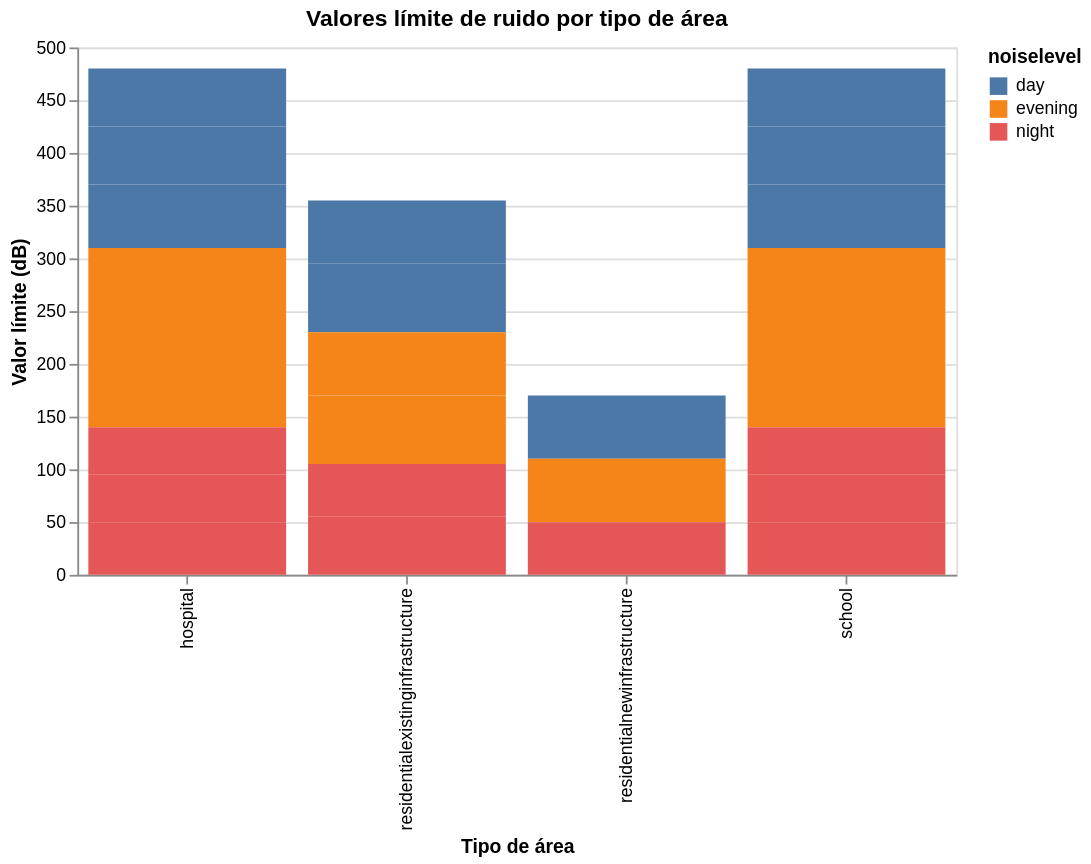

The notebook cell this image was saved under:
### Code cell
##Visualización 1 — Valores límite por tipo de área

valores_limite_tipo_area = alt.Chart(df_03).mark_bar().encode(
    x=alt.X("areatype:N", title="Tipo de área"),
    y=alt.Y("limitvalue:Q", title="Valor límite (dB)"),
    color="noiselevel:N",
    tooltip=["areatype","noiselevel","limitvalue"]
).properties(
    width=500,
    height=300,
    title="Valores límite de ruido por tipo de área"
)

valores_limite_tipo_area

### Figure 1 — Vega-Lite specification as saved in the notebook (floating-point values rounded to 4 significant figures)
{"$schema": "https://vega.github.io/schema/vega-lite/v5.20.1.json", "config": {"view": {"continuousHeight": 300, "continuousWidth": 300}}, "data": {"name": "data-5453dbda65843250310731f44913a2ff"}, "datasets": {"data-5453dbda65843250310731f44913a2ff": [{"areatype": "hospital", "explanation": "This is not a limit value but rather an Acoustic Quality Objective for existing urbanized areas", "limitvalue": 60, "limitvaluedefined": "yes", "limitvaluedefined_bool": true, "noiselevel": "day", "noiselevelindicator": "lday", "noiselimitreportid_identifier": "LR_ES_00_01", "noisesource": "allsources", "status": "inforce"}, {"areatype": "hospital", "explanation": "This is not a limit value but rather an Acoustic Quality Objective for existing urbanized areas", "limitvalue": 60, "limitvaluedefined": "yes", "limitvaluedefined_bool": true, "noiselevel": "evening", "noiselevelindicator": "levening", "noiselimitreportid_identifier": "LR_ES_00_01", "noisesource": "allsources", "status": "inforce"}, {"areatype": "hospital", "explanation": "This is not a limit value but rather an Acoustic Quality Objective for existing urbanized areas", "limitvalue": 50, "limitvaluedefined": "yes", "limitvaluedefined_bool": true, "noiselevel": "night", "noiselevelindicator": "lnight", "noiselimitreportid_identifier": "LR_ES_00_01", "noisesource": "allsources", "status": "inforce"}, {"areatype": "school", "explanation": "This is not a limit value but rather an Acoustic Quality Objective for existing urbanized areas", "limitvalue": 60, "limitvaluedefined": "yes", "limitvaluedefined_bool": true, "noiselevel": "day", "noiselevelindicator": "lday", "noiselimitreportid_identifier": "LR_ES_00_01", "noisesource": "allsources", "status": "inforce"}, {"areatype": "school", "explanation": "This is not a limit value but rather an Acoustic Quality Objective for existing urbanized areas", "limitvalue": 60, "limitvaluedefined": "yes", "limitvaluedefined_bool": true, "noiselevel": "evening", "noiselevelindicator": "levening", "noiselimitreportid_identifier": "LR_ES_00_01", "noisesource": "allsources", "status": "inforce"}, {"areatype": "school", "explanation": "This is not a limit value but rather an Acoustic Quality Objective for existing urbanized areas", "limitvalue": 50, "limitvaluedefined": "yes", "limitvaluedefined_bool": true, "noiselevel": "night", "noiselevelindicator": "lnight", "noiselimitreportid_identifier": "LR_ES_00_01", "noisesource": "allsources", "status": "inforce"}, {"areatype": "residentialexistinginfrastructure", "explanation": "This is not a limit value but rather an Acoustic Quality Objective for existing urbanized areas", "limitvalue": 65, "limitvaluedefined": "yes", "limitvaluedefined_bool": true, "noiselevel": "day", "noiselevelindicator": "lday", "noiselimitreportid_identifier": "LR_ES_00_01", "noisesource": "allsources", "status": "inforce"}, {"areatype": "residentialexistinginfrastructure", "explanation": "This is not a limit value but rather an Acoustic Quality Objective for existing urbanized areas", "limitvalue": 65, "limitvaluedefined": "yes", "limitvaluedefined_bool": true, "noiselevel": "evening", "noiselevelindicator": "levening", "noiselimitreportid_identifier": "LR_ES_00_01", "noisesource": "allsources", "status": "inforce"}, {"areatype": "residentialexistinginfrastructure", "explanation": "This is not a limit value but rather an Acoustic Quality Objective for existing urbanized areas", "limitvalue": 55, "limitvaluedefined": "yes", "limitvaluedefined_bool": true, "noiselevel": "night", "noiselevelindicator": "lnight", "noiselimitreportid_identifier": "LR_ES_00_01", "noisesource": "allsources", "status": "inforce"}, {"areatype": "hospital", "explanation": "This is not a limit value but rather an Acoustic Quality Objective for new urbanized areas.", "limitvalue": 55, "limitvaluedefined": "yes", "limitvaluedefined_bool": true, "noiselevel": "day", "noiselevelindicator": "lday", "noiselimitreportid_identifier": "LR_ES_00_02", "noisesource": "allsources", "status": "inforce"}, {"areatype": "hospital", "explanation": "This is not a limit value but rather an Acoustic Quality Objective for new urbanized areas.", "limitvalue": 55, "limitvaluedefined": "yes", "limitvaluedefined_bool": true, "noiselevel": "evening", "noiselevelindicator": "levening", "noiselimitreportid_identifier": "LR_ES_00_02", "noisesource": "allsources", "status": "inforce"}, {"areatype": "hospital", "explanation": "This is not a limit value but rather an Acoustic Quality Objective for new urbanized areas.", "limitvalue": 45, "limitvaluedefined": "yes", "limitvaluedefined_bool": true, "noiselevel": "night", "noiselevelindicator": "lnight", "noiselimitreportid_identifier": "LR_ES_00_02", "noisesource": "allsources", "status": "inforce"}, {"areatype": "school", "explanation": "This is not a limit value but rather an Acoustic Quality Objective for new urbanized areas.", "limitvalue": 55, "limitvaluedefined": "yes", "limitvaluedefined_bool": true, "noiselevel": "day", "noiselevelindicator": "lday", "noiselimitreportid_identifier": "LR_ES_00_02", "noisesource": "allsources", "status": "inforce"}, {"areatype": "school", "explanation": "This is not a limit value but rather an Acoustic Quality Objective for new urbanized areas.", "limitvalue": 55, "limitvaluedefined": "yes", "limitvaluedefined_bool": true, "noiselevel": "evening", "noiselevelindicator": "levening", "noiselimitreportid_identifier": "LR_ES_00_02", "noisesource": "allsources", "status": "inforce"}, {"areatype": "school", "explanation": "This is not a limit value but rather an Acoustic Quality Objective for new urbanized areas.", "limitvalue": 45, "limitvaluedefined": "yes", "limitvaluedefined_bool": true, "noiselevel": "night", "noiselevelindicator": "lnight", "noiselimitreportid_identifier": "LR_ES_00_02", "noisesource": "allsources", "status": "inforce"}, {"areatype": "residentialnewinfrastructure", "explanation": "This is not a limit value but rather an Acoustic Quality Objective for new urbanized areas.", "limitvalue": 60, "limitvaluedefined": "yes", "limitvaluedefined_bool": true, "noiselevel": "day", "noiselevelindicator": "lday", "noiselimitreportid_identifier": "LR_ES_00_02", "noisesource": "allsources", "status": "inforce"}, {"areatype": "residentialnewinfrastructure", "explanation": "This is not a limit value but rather an Acoustic Quality Objective for new urbanized areas.", "limitvalue": 60, "limitvaluedefined": "yes", "limitvaluedefined_bool": true, "noiselevel": "evening", "noiselevelindicator": "levening", "noiselimitreportid_identifier": "LR_ES_00_02", "noisesource": "allsources", "status": "inforce"}, {"areatype": "residentialnewinfrastructure", "explanation": "This is not a limit value but rather an Acoustic Quality Objective for new urbanized areas.", "limitvalue": 50, "limitvaluedefined": "yes", "limitvaluedefined_bool": true, "noiselevel": "night", "noiselevelindicator": "lnight", "noiselimitreportid_identifier": "LR_ES_00_02", "noisesource": "allsources", "status": "inforce"}, {"areatype": "hospital", "explanation": "This noise limit value applies to all new infrastructure, not only to majors.", "limitvalue": 55, "limitvaluedefined": "yes", "limitvaluedefined_bool": true, "noiselevel": "day", "noiselevelindicator": "lday", "noiselimitreportid_identifier": "LR_ES_00_03", "noisesource": "majorallsources", "status": "inforce"}, {"areatype": "hospital", "explanation": "This noise limit value applies to all new infrastructure, not only to majors.", "limitvalue": 55, "limitvaluedefined": "yes", "limitvaluedefined_bool": true, "noiselevel": "evening", "noiselevelindicator": "levening", "noiselimitreportid_identifier": "LR_ES_00_03", "noisesource": "majorallsources", "status": "inforce"}, {"areatype": "hospital", "explanation": "This noise limit value applies to all new infrastructure, not only to majors.", "limitvalue": 45, "limitvaluedefined": "yes", "limitvaluedefined_bool": true, "noiselevel": "night", "noiselevelindicator": "lnight", "noiselimitreportid_identifier": "LR_ES_00_03", "noisesource": "majorallsources", "status": "inforce"}, {"areatype": "school", "explanation": "This noise limit value applies to all new infrastructure, not only to majors.", "limitvalue": 55, "limitvaluedefined": "yes", "limitvaluedefined_bool": true, "noiselevel": "day", "noiselevelindicator": "lday", "noiselimitreportid_identifier": "LR_ES_00_03", "noisesource": "majorallsources", "status": "inforce"}, {"areatype": "school", "explanation": "This noise limit value applies to all new infrastructure, not only to majors.", "limitvalue": 55, "limitvaluedefined": "yes", "limitvaluedefined_bool": true, "noiselevel": "evening", "noiselevelindicator": "levening", "noiselimitreportid_identifier": "LR_ES_00_03", "noisesource": "majorallsources", "status": "inforce"}, {"areatype": "school", "explanation": "This noise limit value applies to all new infrastructure, not only to majors.", "limitvalue": 45, "limitvaluedefined": "yes", "limitvaluedefined_bool": true, "noiselevel": "night", "noiselevelindicator": "lnight", "noiselimitreportid_identifier": "LR_ES_00_03", "noisesource": "majorallsources", "status": "inforce"}, {"areatype": "residentialexistinginfrastructure", "explanation": "This noise limit value applies to all new infrastructure, not only to majors.", "limitvalue": 60, "limitvaluedefined": "yes", "limitvaluedefined_bool": true, "noiselevel": "day", "noiselevelindicator": "lday", "noiselimitreportid_identifier": "LR_ES_00_03", "noisesource": "majorallsources", "status": "inforce"}, {"areatype": "residentialexistinginfrastructure", "explanation": "This noise limit value applies to all new infrastructure, not only to majors.", "limitvalue": 60, "limitvaluedefined": "yes", "limitvaluedefined_bool": true, "noiselevel": "evening", "noiselevelindicator": "levening", "noiselimitreportid_identifier": "LR_ES_00_03", "noisesource": "majorallsources", "status": "inforce"}, {"areatype": "residentialexistinginfrastructure", "explanation": "This noise limit value applies to all new infrastructure, not only to majors.", "limitvalue": 50, "limitvaluedefined": "yes", "limitvaluedefined_bool": true, "noiselevel": "night", "noiselevelindicator": "lnight", "noiselimitreportid_identifier": "LR_ES_00_03", "noisesource": "majorallsources", "status": "inforce"}, {"areatype": "nan", "explanation": "nan", "limitvalue": null, "limitvaluedefined": "nan", "limitvaluedefined_bool": null, "noiselevel": "nan", "noiselevelindicator": "nan", "noiselimitreportid_identifier": null, "noisesource": "nan", "status": "nan"}, {"areatype": "nan", "explanation": "nan", "limitvalue": null, "limitvaluedefined": "nan", "limitvaluedefined_bool": null, "noiselevel": "nan", "noiselevelindicator": "nan", "noiselimitreportid_identifier": null, "noisesource": "nan", "status": "nan"}, {"areatype": "nan", "explanation": "nan", "limitvalue": null, "limitvaluedefined": "nan", "limitvaluedefined_bool": null, "noiselevel": "nan", "noiselevelindicator": "nan", "noiselimitreportid_identifier": null, "noisesource": "nan", "status": "nan"}, {"areatype": "nan", "explanation": "nan", "limitvalue": null, "limitvaluedefined": "nan", "limitvaluedefined_bool": null, "noiselevel": "nan", "noiselevelindicator": "nan", "noiselimitreportid_identifier": null, "noisesource": "nan", "status": "nan"}, {"areatype": "nan", "explanation": "nan", "limitvalue": null, "limitvaluedefined": "nan", "limitvaluedefined_bool": null, "noiselevel": "nan", "noiselevelindicator": "nan", "noiselimitreportid_identifier": null, "noisesource": "nan", "status": "nan"}, {"areatype": "nan", "explanation": "nan", "limitvalue": null, "limitvaluedefined": "nan", "limitvaluedefined_bool": null, "noiselevel": "nan", "noiselevelindicator": "nan", "noiselimitreportid_identifier": null, "noisesource": "nan", "status": "nan"}, {"areatype": "nan", "explanation": "nan", "limitvalue": null, "limitvaluedefined": "nan", "limitvaluedefined_bool": null, "noiselevel": "nan", "noiselevelindicator": "nan", "noiselimitreportid_identifier": null, "noisesource": "nan", "status": "nan"}, {"areatype": "nan", "explanation": "nan", "limitvalue": null, "limitvaluedefined": "nan", "limitvaluedefined_bool": null, "noiselevel": "nan", "noiselevelindicator": "nan", "noiselimitreportid_identifier": null, "noisesource": "nan", "status": "nan"}, {"areatype": "nan", "explanation": "nan", "limitvalue": null, "limitvaluedefined": "nan", "limitvaluedefined_bool": null, "noiselevel": "nan", "noiselevelindicator": "nan", "noiselimitreportid_identifier": null, "noisesource": "nan", "status": "nan"}, {"areatype": "nan", "explanation": "nan", "limitvalue": null, "limitvaluedefined": "nan", "limitvaluedefined_bool": null, "noiselevel": "nan", "noiselevelindicator": "nan", "noiselimitreportid_identifier": null, "noisesource": "nan", "status": "nan"}, {"areatype": "nan", "explanation": "nan", "limitvalue": null, "limitvaluedefined": "nan", "limitvaluedefined_bool": null, "noiselevel": "nan", "noiselevelindicator": "nan", "noiselimitreportid_identifier": null, "noisesource": "nan", "status": "nan"}, {"areatype": "nan", "explanation": "nan", "limitvalue": null, "limitvaluedefined": "nan", "limitvaluedefined_bool": null, "noiselevel": "nan", "noiselevelindicator": "nan", "noiselimitreportid_identifier": null, "noisesource": "nan", "status": "nan"}, {"areatype": "nan", "explanation": "nan", "limitvalue": null, "limitvaluedefined": "nan", "limitvaluedefined_bool": null, "noiselevel": "nan", "noiselevelindicator": "nan", "noiselimitreportid_identifier": null, "noisesource": "nan", "status": "nan"}, {"areatype": "nan", "explanation": "nan", "limitvalue": null, "limitvaluedefined": "nan", "limitvaluedefined_bool": null, "noiselevel": "nan", "noiselevelindicator": "nan", "noiselimitreportid_identifier": null, "noisesource": "nan", "status": "nan"}, {"areatype": "nan", "explanation": "nan", "limitvalue": null, "limitvaluedefined": "nan", "limitvaluedefined_bool": null, "noiselevel": "nan", "noiselevelindicator": "nan", "noiselimitreportid_identifier": null, "noisesource": "nan", "status": "nan"}, {"areatype": "nan", "explanation": "nan", "limitvalue": null, "limitvaluedefined": "nan", "limitvaluedefined_bool": null, "noiselevel": "nan", "noiselevelindicator": "nan", "noiselimitreportid_identifier": null, "noisesource": "nan", "status": "nan"}, {"areatype": "nan", "explanation": "nan", "limitvalue": null, "limitvaluedefined": "nan", "limitvaluedefined_bool": null, "noiselevel": "nan", "noiselevelindicator": "nan", "noiselimitreportid_identifier": null, "noisesource": "nan", "status": "nan"}, {"areatype": "nan", "explanation": "nan", "limitvalue": null, "limitvaluedefined": "nan", "limitvaluedefined_bool": null, "noiselevel": "nan", "noiselevelindicator": "nan", "noiselimitreportid_identifier": null, "noisesource": "nan", "status": "nan"}, {"areatype": "nan", "explanation": "nan", "limitvalue": null, "limitvaluedefined": "nan", "limitvaluedefined_bool": null, "noiselevel": "nan", "noiselevelindicator": "nan", "noiselimitreportid_identifier": null, "noisesource": "nan", "status": "nan"}, {"areatype": "nan", "explanation": "nan", "limitvalue": null, "limitvaluedefined": "nan", "limitvaluedefined_bool": null, "noiselevel": "nan", "noiselevelindicator": "nan", "noiselimitreportid_identifier": null, "noisesource": "nan", "status": "nan"}, {"areatype": "nan", "explanation": "nan", "limitvalue": null, "limitvaluedefined": "nan", "limitvaluedefined_bool": null, "noiselevel": "nan", "noiselevelindicator": "nan", "noiselimitreportid_identifier": null, "noisesource": "nan", "status": "nan"}, {"areatype": "nan", "explanation": "nan", "limitvalue": null, "limitvaluedefined": "nan", "limitvaluedefined_bool": null, "noiselevel": "nan", "noiselevelindicator": "nan", "noiselimitreportid_identifier": null, "noisesource": "nan", "status": "nan"}, {"areatype": "nan", "explanation": "nan", "limitvalue": null, "limitvaluedefined": "nan", "limitvaluedefined_bool": null, "noiselevel": "nan", "noiselevelindicator": "nan", "noiselimitreportid_identifier": null, "noisesource": "nan", "status": "nan"}, {"areatype": "nan", "explanation": "nan", "limitvalue": null, "limitvaluedefined": "nan", "limitvaluedefined_bool": null, "noiselevel": "nan", "noiselevelindicator": "nan", "noiselimitreportid_identifier": null, "noisesource": "nan", "status": "nan"}, {"areatype": "nan", "explanation": "nan", "limitvalue": null, "limitvaluedefined": "nan", "limitvaluedefined_bool": null, "noiselevel": "nan", "noiselevelindicator": "nan", "noiselimitreportid_identifier": null, "noisesource": "nan", "status": "nan"}, {"areatype": "nan", "explanation": "nan", "limitvalue": null, "limitvaluedefined": "nan", "limitvaluedefined_bool": null, "noiselevel": "nan", "noiselevelindicator": "nan", "noiselimitreportid_identifier": null, "noisesource": "nan", "status": "nan"}, {"areatype": "nan", "explanation": "nan", "limitvalue": null, "limitvaluedefined": "nan", "limitvaluedefined_bool": null, "noiselevel": "nan", "noiselevelindicator": "nan", "noiselimitreportid_identifier": null, "noisesource": "nan", "status": "nan"}, {"areatype": "nan", "explanation": "nan", "limitvalue": null, "limitvaluedefined": "nan", "limitvaluedefined_bool": null, "noiselevel": "nan", "noiselevelindicator": "nan", "noiselimitreportid_identifier": null, "noisesource": "nan", "status": "nan"}, {"areatype": "nan", "explanation": "nan", "limitvalue": null, "limitvaluedefined": "nan", "limitvaluedefined_bool": null, "noiselevel": "nan", "noiselevelindicator": "nan", "noiselimitreportid_identifier": null, "noisesource": "nan", "status": "nan"}, {"areatype": "nan", "explanation": "nan", "limitvalue": null, "limitvaluedefined": "nan", "limitvaluedefined_bool": null, "noiselevel": "nan", "noiselevelindicator": "nan", "noiselimitreportid_identifier": null, "noisesource": "nan", "status": "nan"}, {"areatype": "nan", "explanation": "nan", "limitvalue": null, "limitvaluedefined": "nan", "limitvaluedefined_bool": null, "noiselevel": "nan", "noiselevelindicator": "nan", "noiselimitreportid_identifier": null, "noisesource": "nan", "status": "nan"}, {"areatype": "nan", "explanation": "nan", "limitvalue": null, "limitvaluedefined": "nan", "limitvaluedefined_bool": null, "noiselevel": "nan", "noiselevelindicator": "nan", "noiselimitreportid_identifier": null, "noisesource": "nan", "status": "nan"}, {"areatype": "nan", "explanation": "nan", "limitvalue": null, "limitvaluedefined": "nan", "limitvaluedefined_bool": null, "noiselevel": "nan", "noiselevelindicator": "nan", "noiselimitreportid_identifier": null, "noisesource": "nan", "status": "nan"}, {"areatype": "nan", "explanation": "nan", "limitvalue": null, "limitvaluedefined": "nan", "limitvaluedefined_bool": null, "noiselevel": "nan", "noiselevelindicator": "nan", "noiselimitreportid_identifier": null, "noisesource": "nan", "status": "nan"}, {"areatype": "nan", "explanation": "nan", "limitvalue": null, "limitvaluedefined": "nan", "limitvaluedefined_bool": null, "noiselevel": "nan", "noiselevelindicator": "nan", "noiselimitreportid_identifier": null, "noisesource": "nan", "status": "nan"}, {"areatype": "nan", "explanation": "nan", "limitvalue": null, "limitvaluedefined": "nan", "limitvaluedefined_bool": null, "noiselevel": "nan", "noiselevelindicator": "nan", "noiselimitreportid_identifier": null, "noisesource": "nan", "status": "nan"}, {"areatype": "nan", "explanation": "nan", "limitvalue": null, "limitvaluedefined": "nan", "limitvaluedefined_bool": null, "noiselevel": "nan", "noiselevelindicator": "nan", "noiselimitreportid_identifier": null, "noisesource": "nan", "status": "nan"}, {"areatype": "nan", "explanation": "nan", "limitvalue": null, "limitvaluedefined": "nan", "limitvaluedefined_bool": null, "noiselevel": "nan", "noiselevelindicator": "nan", "noiselimitreportid_identifier": null, "noisesource": "nan", "status": "nan"}, {"areatype": "nan", "explanation": "nan", "limitvalue": null, "limitvaluedefined": "nan", "limitvaluedefined_bool": null, "noiselevel": "nan", "noiselevelindicator": "nan", "noiselimitreportid_identifier": null, "noisesource": "nan", "status": "nan"}, {"areatype": "nan", "explanation": "nan", "limitvalue": null, "limitvaluedefined": "nan", "limitvaluedefined_bool": null, "noiselevel": "nan", "noiselevelindicator": "nan", "noiselimitreportid_identifier": null, "noisesource": "nan", "status": "nan"}, {"areatype": "nan", "explanation": "nan", "limitvalue": null, "limitvaluedefined": "nan", "limitvaluedefined_bool": null, "noiselevel": "nan", "noiselevelindicator": "nan", "noiselimitreportid_identifier": null, "noisesource": "nan", "status": "nan"}, {"areatype": "nan", "explanation": "nan", "limitvalue": null, "limitvaluedefined": "nan", "limitvaluedefined_bool": null, "noiselevel": "nan", "noiselevelindicator": "nan", "noiselimitreportid_identifier": null, "noisesource": "nan", "status": "nan"}, {"areatype": "nan", "explanation": "nan", "limitvalue": null, "limitvaluedefined": "nan", "limitvaluedefined_bool": null, "noiselevel": "nan", "noiselevelindicator": "nan", "noiselimitreportid_identifier": null, "noisesource": "nan", "status": "nan"}, {"areatype": "nan", "explanation": "nan", "limitvalue": null, "limitvaluedefined": "nan", "limitvaluedefined_bool": null, "noiselevel": "nan", "noiselevelindicator": "nan", "noiselimitreportid_identifier": null, "noisesource": "nan", "status": "nan"}, {"areatype": "nan", "explanation": "nan", "limitvalue": null, "limitvaluedefined": "nan", "limitvaluedefined_bool": null, "noiselevel": "nan", "noiselevelindicator": "nan", "noiselimitreportid_identifier": null, "noisesource": "nan", "status": "nan"}]}, "encoding": {"color": {"field": "noiselevel", "type": "nominal"}, "tooltip": [{"field": "areatype", "type": "nominal"}, {"field": "noiselevel", "type": "nominal"}, {"field": "limitvalue", "type": "quantitative"}], "x": {"field": "areatype", "title": "Tipo de área", "type": "nominal"}, "y": {"field": "limitvalue", "title": "Valor límite (dB)", "type": "quantitative"}}, "height": 300, "mark": {"type": "bar"}, "title": "Valores límite de ruido por tipo de área", "width": 500}
